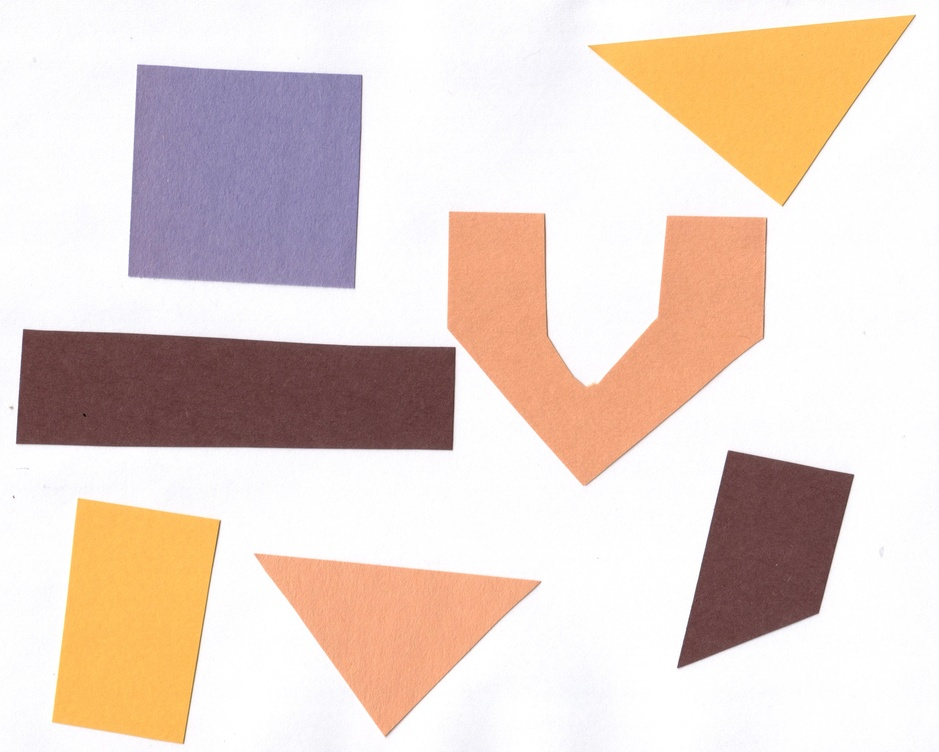
#> input picture Examples/shapes-01.jpeg, 939 x 752 px, shrunk from 3068 x 2457 before the run
$ jupyter execute 7a-Harris-corner-detector.ipynb
#> lines starting #> are read from the running program, lines starting #| are printed output that depends on the picture; long printed decimals are rounded
[cell 1]
#Import the OpenCV and NumPy libraries.
import cv2
import numpy as np
import matplotlib.pyplot as plt
import matplotlib.image as mpimg

img = cv2.imread('shapes-01.jpeg')
#> img is the input picture: shape (752, 939, 3); mean B, G, R 203.6, 212.3, 229.6
#img = cv2.imread('burano.png')
img = cv2.cvtColor(img, cv2.COLOR_BGR2RGB)
plt.imshow(img)
plt.axis('off')
plt.show()

[cell 2]
#convert the color image in gray level
img_gray = cv2.cvtColor(img, cv2.COLOR_RGB2GRAY)
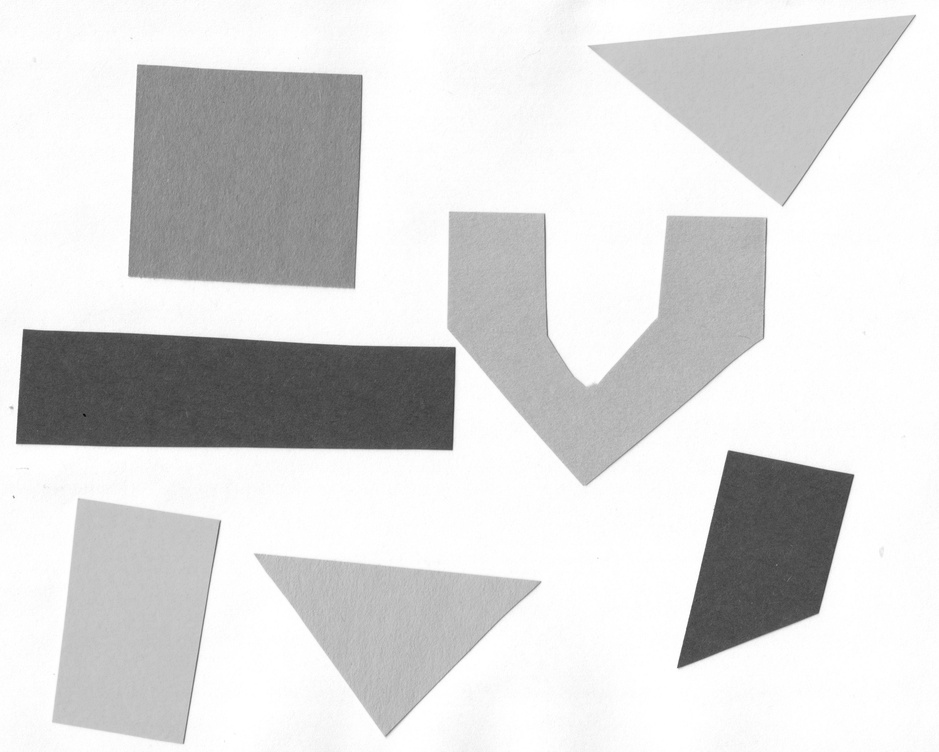
#> img_gray: shape (752, 939); min 7, max 255, mean 216.5
plt.imshow(img_gray,cmap='gray')
plt.axis('off')
plt.show()

[cell 3]
# Apply Harris corner detection
# The parameter blockSize is the size of the window to consider as neighborhood
#and k is the free parameter of the R function of Harris detector.
#The result is the score R and we use this to detect corners.

R = cv2.cornerHarris(img_gray, blockSize = 55, ksize = 3, k = 0.04)
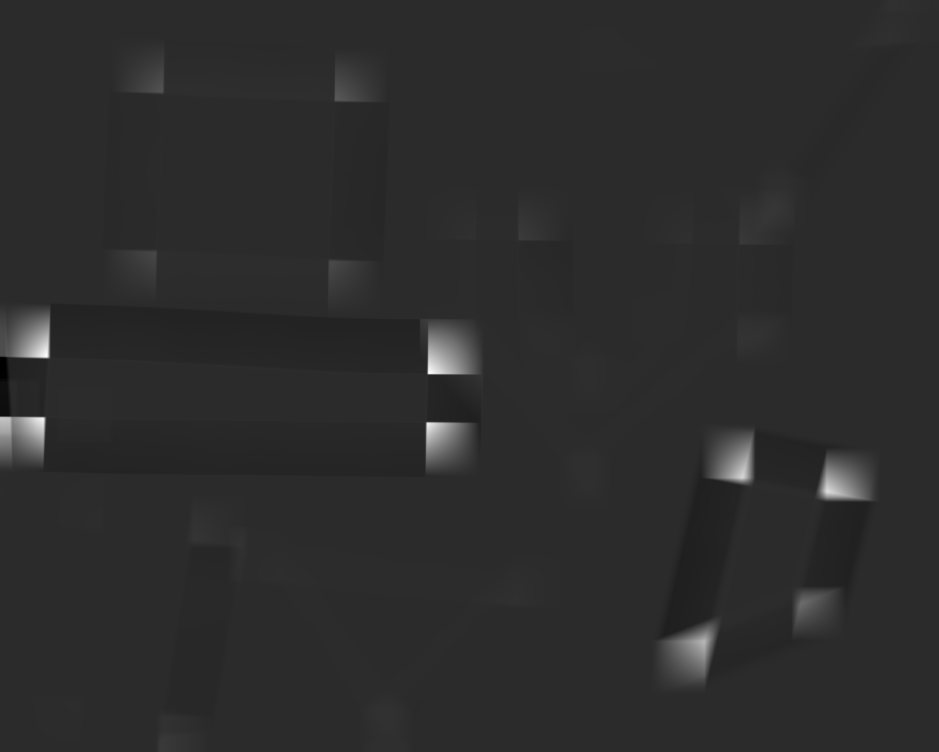
#> R: shape (752, 939) float32; min -2.14e-05, max 0.000103, mean 6.83e-07; drawn with min black and max white

print('Rmax=',R.max())
#| Rmax= 0.0001032

plt.imshow(R,cmap='jet')
plt.axis('off')
plt.title('R matrix')
plt.show()

[cell 4]
# Spot in red the detected corners
# Threshold for an optimal value, it may vary depending on the image.
img_2 = img.copy()
img_2[R>0.2*R.max()]=[255,0,0]
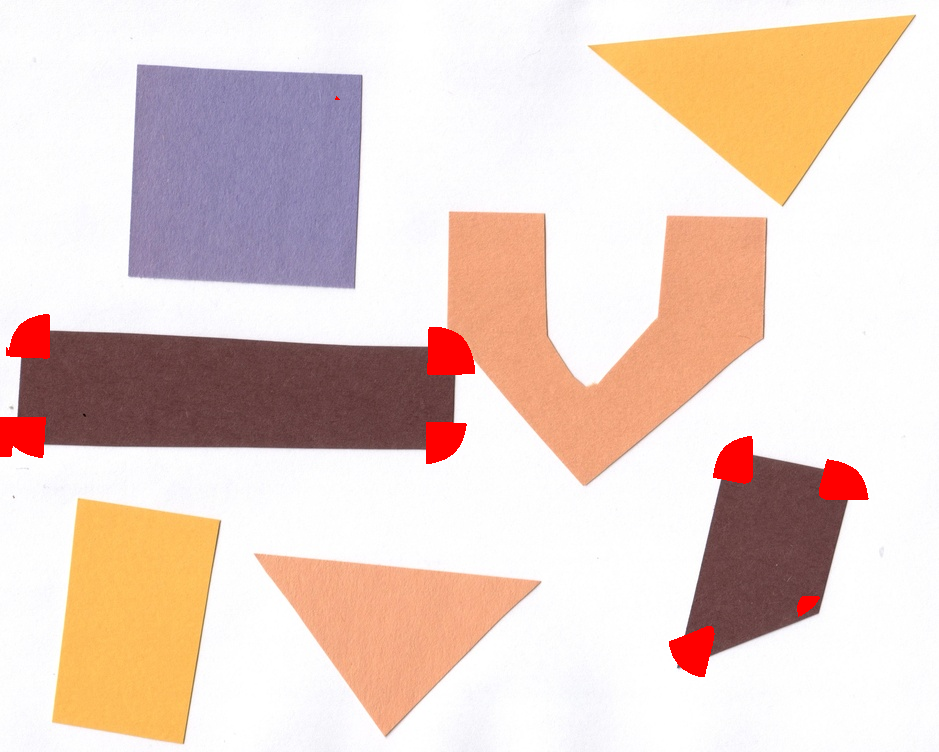
#> img_2: shape (752, 939, 3); mean R, G, B 231, 209.9, 201.1
plt.imshow(img_2)
plt.axis('off')
plt.show()
